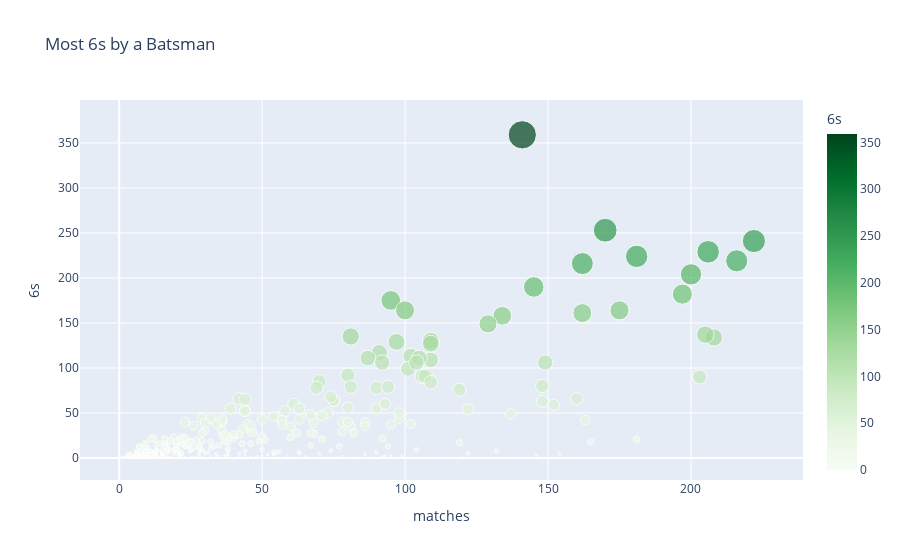

Notebook source saved alongside this figure:
### Code cell
# Make a scatter plot to determine which batsman has the most sixes.
fig = px.scatter(final_df, x='matches', y='6s',color='6s',
                 size='6s', hover_name=final_df.index, title='Most 6s by a Batsman')
fig.update_layout(coloraxis=dict(colorscale='greens'))

fig.show()

### Figure 1 — Plotly figure (JSON) as saved in the notebook; plotly's stock layout.template omitted (floating-point values rounded to 4 significant figures; data arrays with more than 128 entries replaced by an {"elided": "..."} marker saying what was removed)
{"data": [{"hovertemplate": "<b>%{hovertext}</b><br><br>matches=%{x}<br>6s=%{marker.color}<extra></extra>", "hovertext": {"elided": "656 str values"}, "legendgroup": "", "marker": {"color": {"elided": "656 int values"}, "coloraxis": "coloraxis", "size": {"elided": "656 int values"}, "sizemode": "area", "sizeref": 0.8975, "symbol": "circle"}, "mode": "markers", "name": "", "orientation": "v", "showlegend": false, "type": "scatter", "x": {"elided": "656 int values"}, "xaxis": "x", "y": {"elided": "656 int values"}, "yaxis": "y"}], "layout": {"coloraxis": {"colorbar": {"title": {"text": "6s"}}, "colorscale": [[0, "rgb(247,252,245)"], [0.125, "rgb(229,245,224)"], [0.25, "rgb(199,233,192)"], [0.375, "rgb(161,217,155)"], [0.5, "rgb(116,196,118)"], [0.625, "rgb(65,171,93)"], [0.75, "rgb(35,139,69)"], [0.875, "rgb(0,109,44)"], [1, "rgb(0,68,27)"]]}, "legend": {"itemsizing": "constant", "tracegroupgap": 0}, "title": {"text": "Most 6s by a Batsman"}, "xaxis": {"anchor": "y", "domain": [0, 1], "title": {"text": "matches"}}, "yaxis": {"anchor": "x", "domain": [0, 1], "title": {"text": "6s"}}}}
